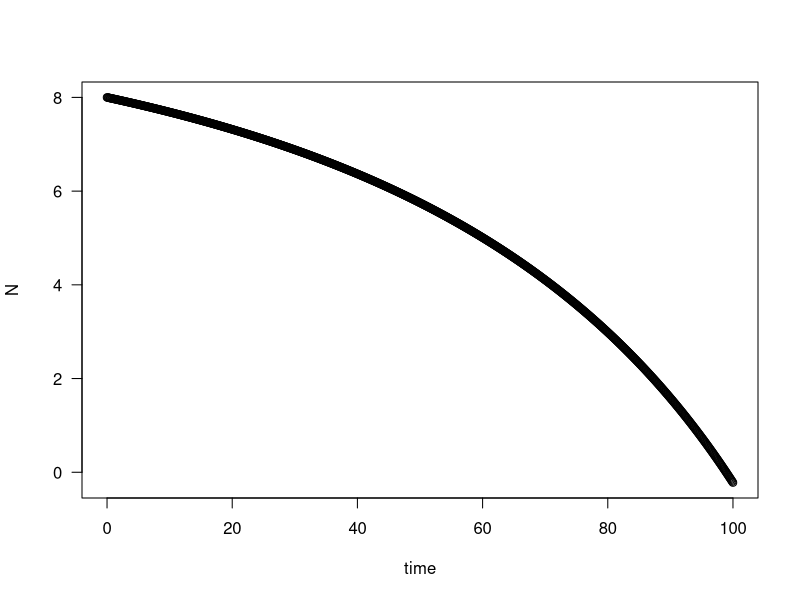
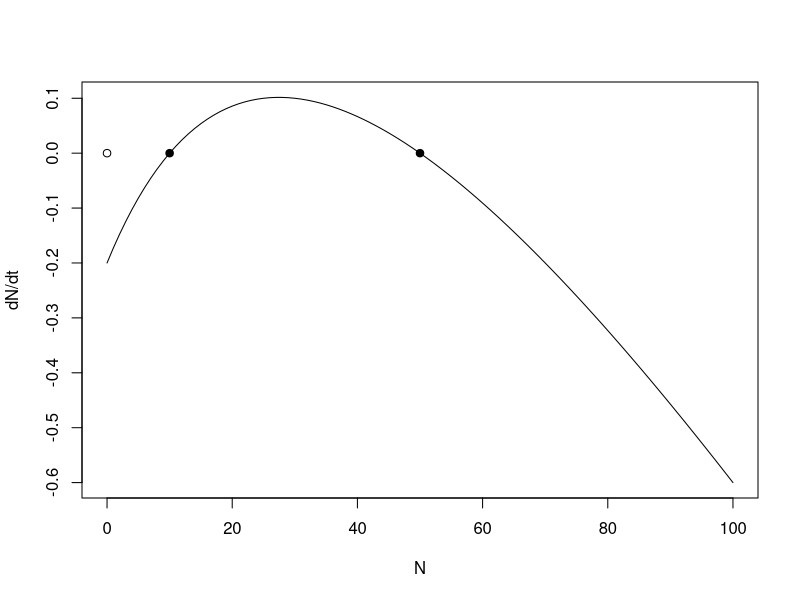

Source code (R) for these figures, in order:
## ---- chunk 1
r <- log(2)/109 #rate
log(1e+12)/r
## ---- chunk 2
# install.packages("deSolve")
library(deSolve)
## Loading required package: deSolve
# Initial values
state <- c(N=8)
times <- seq(0,100,by=0.1)

# Parameters
parameters <- c(b = 2.4,c=0.02,M=50,d=0.2)

# Model
sterile_insect <- function(t,state,parameters){
  with(as.list(c(state,parameters)),{
       dN <- b*N/(N+M) - d - c*N
      list(c(dN))   
  })}

# Solve model and plot results
out <- ode(y = state,times=times,func=sterile_insect,parms=parameters) # ode=ordinary differential eqns.
par(mfrow=c(1,1))
plot(out[,1],out[,2],ylab='N',xlab='time',las=1)
## ---- chunk 3
x <- c(0,10,50) # equilibrium points
y <- c(0,0,0)

b <- 2.4
c <- 0.02
M <- 50
d <- 0.2


curve(b*x/(x+M) - d - c*x, from = 0, to = 100, ylab = "dN/dt", xlab = "N") # N is turned into x, due to some problem with the curve()

x <- c(0,10,50) # equilibrium points
y <- c(0,0,0)
points(x,y, pch = c(1,19,19))



library(tidyverse)
